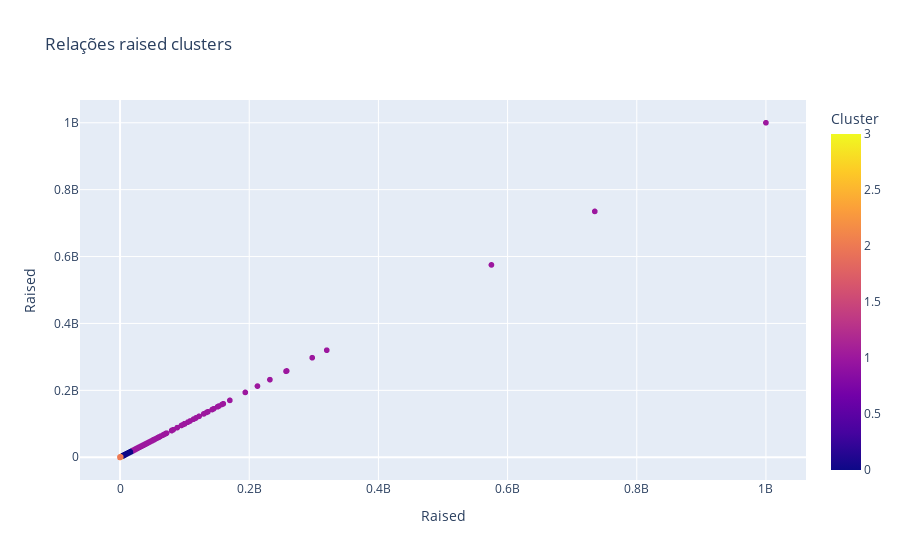

This figure's notebook cell:
### Code cell
import plotly.express as px


# Use column names of df for the different parameters x, y, color, ...
fig = px.scatter(df, x="Raised", y="Raised", color = "Cluster",
                 title="Relações raised clusters"
                )

fig.show()

### Figure 1 — Plotly figure (JSON) as saved in the notebook; plotly's stock layout.template omitted (floating-point values rounded to 4 significant figures; data arrays with more than 128 entries replaced by an {"elided": "..."} marker saying what was removed)
{"data": [{"hovertemplate": "Raised=%{y}<br>Cluster=%{marker.color}<extra></extra>", "legendgroup": "", "marker": {"color": {"elided": "6541 int values"}, "coloraxis": "coloraxis", "symbol": "circle"}, "mode": "markers", "name": "", "showlegend": false, "type": "scattergl", "x": {"elided": "6541 float values"}, "xaxis": "x", "y": {"elided": "6541 float values"}, "yaxis": "y"}], "layout": {"coloraxis": {"colorbar": {"title": {"text": "Cluster"}}, "colorscale": [[0, "#0d0887"], [0.1111, "#46039f"], [0.2222, "#7201a8"], [0.3333, "#9c179e"], [0.4444, "#bd3786"], [0.5556, "#d8576b"], [0.6667, "#ed7953"], [0.7778, "#fb9f3a"], [0.8889, "#fdca26"], [1, "#f0f921"]]}, "legend": {"tracegroupgap": 0}, "title": {"text": "Relações raised clusters"}, "xaxis": {"anchor": "y", "domain": [0, 1], "title": {"text": "Raised"}}, "yaxis": {"anchor": "x", "domain": [0, 1], "title": {"text": "Raised"}}}}
